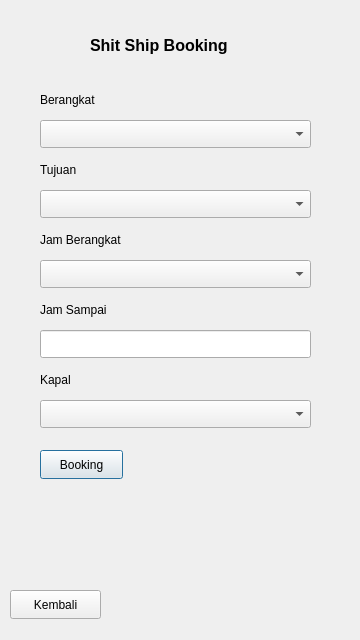
<?xml version="1.0" encoding="UTF-8"?>
<ui version="4.0">
 <class>booking_user</class>
 <widget class="QDialog" name="booking_user">
  <property name="geometry">
   <rect>
    <x>0</x>
    <y>0</y>
    <width>360</width>
    <height>640</height>
   </rect>
  </property>
  <property name="minimumSize">
   <size>
    <width>360</width>
    <height>640</height>
   </size>
  </property>
  <property name="maximumSize">
   <size>
    <width>360</width>
    <height>640</height>
   </size>
  </property>
  <property name="windowTitle">
   <string>Shit Ship Booking</string>
  </property>
  <property name="windowIcon">
   <iconset>
    <normaloff>../../../Downloads/ship-icon_34102.png</normaloff>../../../Downloads/ship-icon_34102.png</iconset>
  </property>
  <widget class="QComboBox" name="tujuan">
   <property name="geometry">
    <rect>
     <x>40</x>
     <y>190</y>
     <width>271</width>
     <height>28</height>
    </rect>
   </property>
  </widget>
  <widget class="QLineEdit" name="jam_sampai">
   <property name="geometry">
    <rect>
     <x>40</x>
     <y>330</y>
     <width>271</width>
     <height>28</height>
    </rect>
   </property>
  </widget>
  <widget class="QLabel" name="label">
   <property name="geometry">
    <rect>
     <x>40</x>
     <y>160</y>
     <width>63</width>
     <height>20</height>
    </rect>
   </property>
   <property name="text">
    <string>Tujuan</string>
   </property>
  </widget>
  <widget class="QLabel" name="label_2">
   <property name="geometry">
    <rect>
     <x>40</x>
     <y>90</y>
     <width>71</width>
     <height>20</height>
    </rect>
   </property>
   <property name="text">
    <string>Berangkat</string>
   </property>
  </widget>
  <widget class="QComboBox" name="berangkat">
   <property name="geometry">
    <rect>
     <x>40</x>
     <y>120</y>
     <width>271</width>
     <height>28</height>
    </rect>
   </property>
  </widget>
  <widget class="QLabel" name="label_3">
   <property name="geometry">
    <rect>
     <x>40</x>
     <y>230</y>
     <width>101</width>
     <height>20</height>
    </rect>
   </property>
   <property name="text">
    <string>Jam Berangkat</string>
   </property>
  </widget>
  <widget class="QComboBox" name="berangkat_2">
   <property name="geometry">
    <rect>
     <x>40</x>
     <y>260</y>
     <width>271</width>
     <height>28</height>
    </rect>
   </property>
  </widget>
  <widget class="QLabel" name="label_4">
   <property name="geometry">
    <rect>
     <x>40</x>
     <y>300</y>
     <width>81</width>
     <height>20</height>
    </rect>
   </property>
   <property name="text">
    <string>Jam Sampai</string>
   </property>
  </widget>
  <widget class="QLabel" name="label_5">
   <property name="geometry">
    <rect>
     <x>40</x>
     <y>370</y>
     <width>63</width>
     <height>20</height>
    </rect>
   </property>
   <property name="text">
    <string>Kapal</string>
   </property>
  </widget>
  <widget class="QComboBox" name="kapal">
   <property name="geometry">
    <rect>
     <x>40</x>
     <y>400</y>
     <width>271</width>
     <height>28</height>
    </rect>
   </property>
  </widget>
  <widget class="QPushButton" name="booking">
   <property name="geometry">
    <rect>
     <x>40</x>
     <y>450</y>
     <width>83</width>
     <height>29</height>
    </rect>
   </property>
   <property name="text">
    <string>Booking</string>
   </property>
  </widget>
  <widget class="QLabel" name="label_6">
   <property name="geometry">
    <rect>
     <x>90</x>
     <y>30</y>
     <width>171</width>
     <height>31</height>
    </rect>
   </property>
   <property name="font">
    <font>
     <pointsize>12</pointsize>
     <bold>true</bold>
    </font>
   </property>
   <property name="text">
    <string>Shit Ship Booking</string>
   </property>
  </widget>
  <widget class="QPushButton" name="kembali">
   <property name="geometry">
    <rect>
     <x>10</x>
     <y>590</y>
     <width>91</width>
     <height>29</height>
    </rect>
   </property>
   <property name="text">
    <string>Kembali</string>
   </property>
  </widget>
 </widget>
 <resources/>
 <connections/>
</ui>
